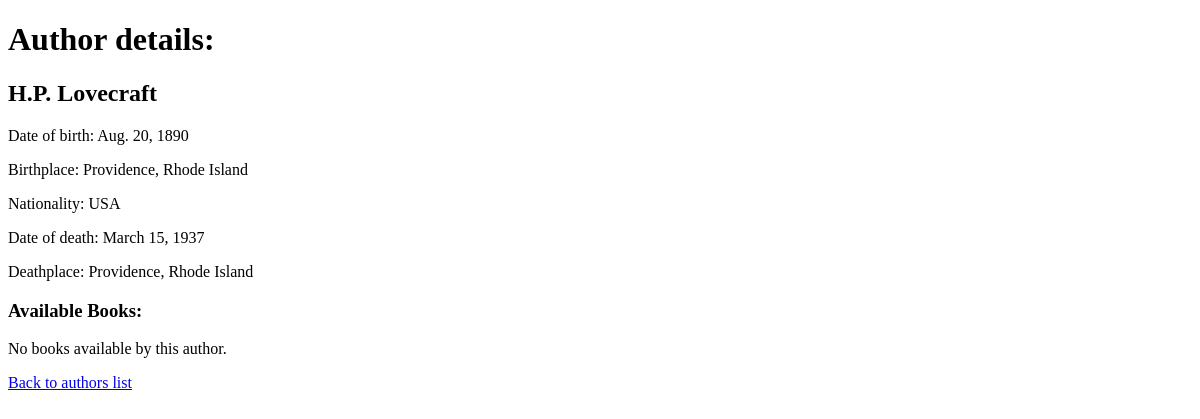
/library/authors/15/, run on an earlier commit of the app's database.
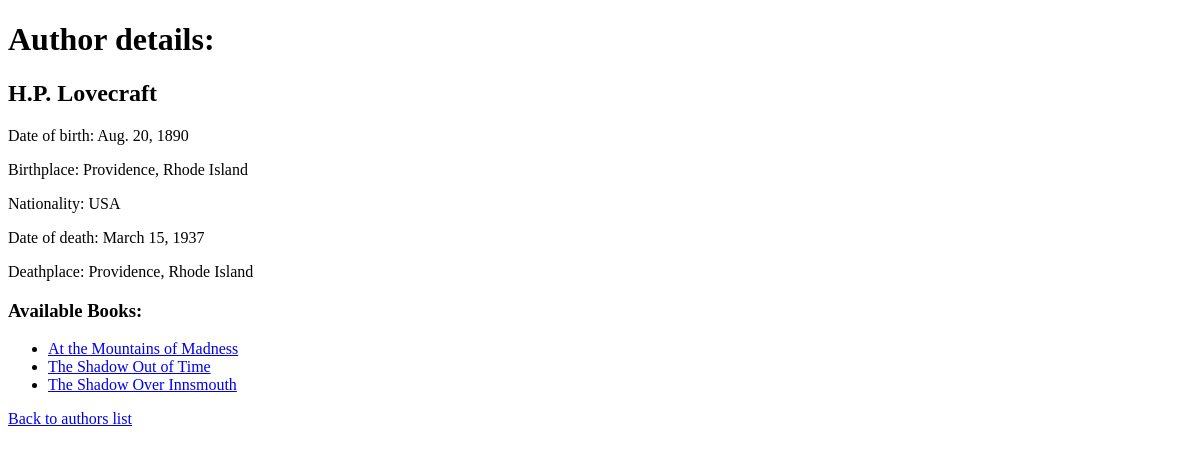
And on a later commit of the database.
### library/models.py (models this page shows, shortened)
class Book(models.Model):
    isbn = models.CharField(max_length=13)
    title = models.CharField(max_length=100)
    author = models.ManyToManyField(Author)
    year = models.IntegerField()
    pages = models.IntegerField()
    image = models.ImageField(upload_to="images/", blank=True, null=True)

### library/views.py (the view)
# urls.py: path("authors/<int:author_id>/", views.author_details, name="author_details"),
def author_details(request, author_id):
    try:
        author = Author.objects.get(pk=author_id)
    except Author.DoesNotExist:
        return HttpResponse("Author not found.", status=404)
    try:
        books = Book.objects.filter(author=author)
    except Book.DoesNotExist:
        return HttpResponse("Book not found.", status=404)
    context = {
        "author": author,
        "books": books,
    }
    return render(request, "library/author_details.html", context)

### library/templates/library/author_details.html (shortened to what this page needs)
<!DOCTYPE html>
<html>
<head>
</head>
<body>
    <h1>Author details:</h1>
    <div>
        <h2>{{ author.name|title }}</h2>
        <p>Date of birth: {{ author.birth_date }}</p>
        <p>Birthplace: {{ author.birth_place }}</p>
        <p>Nationality: {{ author.country }}</p>
        <p>Date of death: {{ author.death_date }}</p>
        <p>Deathplace: {{ author.death_place }}</p>
        <h3>Available Books:</h3>
        {% if books %}
            <ul>
                {% for book in books %}
                    <li>
                        <a href="{% url 'book_details' book.id %}">{{ book.title }}</a>
                    </li>
                {% endfor %}
            </ul>
        {% else %}
            <p>No books available by this author.</p>
        {% endif %}
    </div>
    <p><a href="{% url 'authors_list' %}">Back to authors list</a></p>
</body>
</html>

What changed in the data, as far as the page shows it:
now on this page (row edited): Book: title "At the Mountains of Madness"
now on this page (row edited): Book: title "The Shadow Out of Time"
now on this page (row unchanged): Book: title "The Shadow Over Innsmouth"
Also different on the page:
text no longer shown: "No books available by this author."
